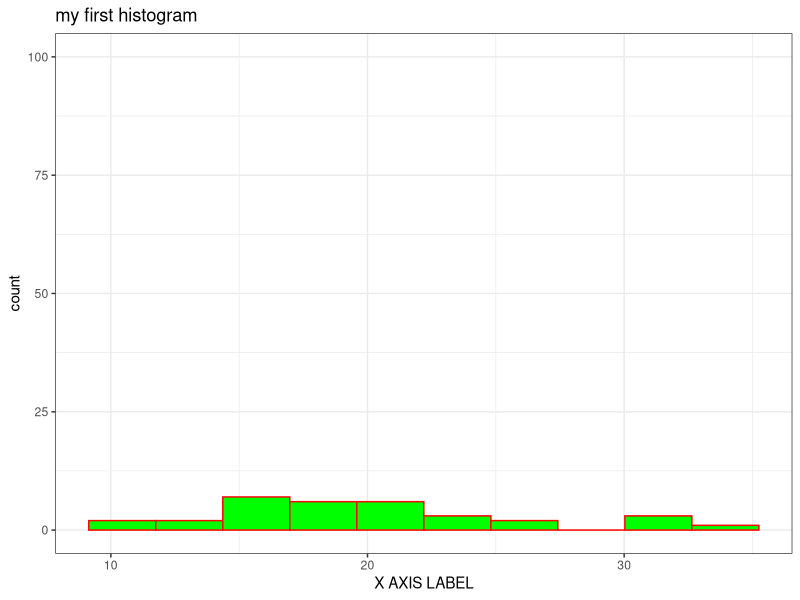

Source code (R):


# highlight to run
# using ggplot to visualize data

## import packages
library(ggplot2)

## use built-in data set for visualization purposes
## doesn't have missing values

## built in dataset
mtcars = mtcars

## its a data frame

# select a column
mtcars$mpg

## order of importance in data science
## histogram: want to see the distribution of this column: how are these numbers distributed
## is it a normal distribution:

# plot a histogram to explore the distribution of mpg (first column in dataset)

## empty plot
## dataset name, name of columns - use plus to add components and attributes to the plot
## bins is the "histogram bins" along the x axis- divides the ranges of mpg into 10 different ranges
## counts how many mpgs fall into those ranges
# find the peak in the plot, ranges that mpg exist


ggplot(mtcars,  aes(mpg)) + geom_histogram(bins = 10, color ="red", fill="green") +
theme_bw() + ggtitle("my first histogram") + ylim(0,100) + xlab("X AXIS LABEL");

# ylim and x lim to ignore outliers


## use pluses to add attributes to the plot

## theme_bw removes grey background



## add to this
